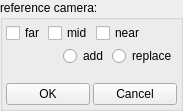
<?xml version="1.0" encoding="UTF-8"?>
<ui version="4.0">
 <class>MainWindow</class>
 <widget class="QMainWindow" name="MainWindow">
  <property name="geometry">
   <rect>
    <x>0</x>
    <y>0</y>
    <width>183</width>
    <height>111</height>
   </rect>
  </property>
  <property name="windowTitle">
   <string>MainWindow</string>
  </property>
  <widget class="QWidget" name="centralwidget">
   <layout class="QVBoxLayout" name="verticalLayout_2">
    <property name="spacing">
     <number>0</number>
    </property>
    <property name="margin">
     <number>0</number>
    </property>
    <item>
     <widget class="QGroupBox" name="groupBox">
      <property name="title">
       <string>reference camera:</string>
      </property>
      <layout class="QVBoxLayout" name="verticalLayout">
       <property name="spacing">
        <number>3</number>
       </property>
       <property name="margin">
        <number>3</number>
       </property>
       <item>
        <layout class="QHBoxLayout" name="horizontalLayout">
         <item>
          <widget class="QCheckBox" name="f_cb">
           <property name="text">
            <string>far</string>
           </property>
          </widget>
         </item>
         <item>
          <widget class="QCheckBox" name="m_cb">
           <property name="text">
            <string>mid</string>
           </property>
          </widget>
         </item>
         <item>
          <widget class="QCheckBox" name="n_cb">
           <property name="text">
            <string>near</string>
           </property>
          </widget>
         </item>
         <item>
          <spacer name="horizontalSpacer_2">
           <property name="orientation">
            <enum>Qt::Horizontal</enum>
           </property>
           <property name="sizeHint" stdset="0">
            <size>
             <width>40</width>
             <height>20</height>
            </size>
           </property>
          </spacer>
         </item>
        </layout>
       </item>
       <item>
        <layout class="QHBoxLayout" name="horizontalLayout_2">
         <item>
          <spacer name="horizontalSpacer">
           <property name="orientation">
            <enum>Qt::Horizontal</enum>
           </property>
           <property name="sizeHint" stdset="0">
            <size>
             <width>40</width>
             <height>20</height>
            </size>
           </property>
          </spacer>
         </item>
         <item>
          <widget class="QRadioButton" name="rb_add">
           <property name="text">
            <string>add</string>
           </property>
          </widget>
         </item>
         <item>
          <widget class="QRadioButton" name="rb_rep">
           <property name="text">
            <string>replace</string>
           </property>
          </widget>
         </item>
        </layout>
       </item>
       <item>
        <spacer name="verticalSpacer">
         <property name="orientation">
          <enum>Qt::Vertical</enum>
         </property>
         <property name="sizeHint" stdset="0">
          <size>
           <width>20</width>
           <height>40</height>
          </size>
         </property>
        </spacer>
       </item>
       <item>
        <layout class="QHBoxLayout" name="horizontalLayout_3">
         <property name="topMargin">
          <number>10</number>
         </property>
         <item>
          <widget class="QPushButton" name="QPB_OK">
           <property name="text">
            <string>OK</string>
           </property>
          </widget>
         </item>
         <item>
          <widget class="QPushButton" name="pushButton">
           <property name="text">
            <string>Cancel</string>
           </property>
          </widget>
         </item>
        </layout>
       </item>
      </layout>
     </widget>
    </item>
   </layout>
  </widget>
 </widget>
 <resources/>
 <connections>
  <connection>
   <sender>pushButton</sender>
   <signal>clicked()</signal>
   <receiver>MainWindow</receiver>
   <slot>close()</slot>
   <hints>
    <hint type="sourcelabel">
     <x>163</x>
     <y>139</y>
    </hint>
    <hint type="destinationlabel">
     <x>124</x>
     <y>-8</y>
    </hint>
   </hints>
  </connection>
 </connections>
</ui>
